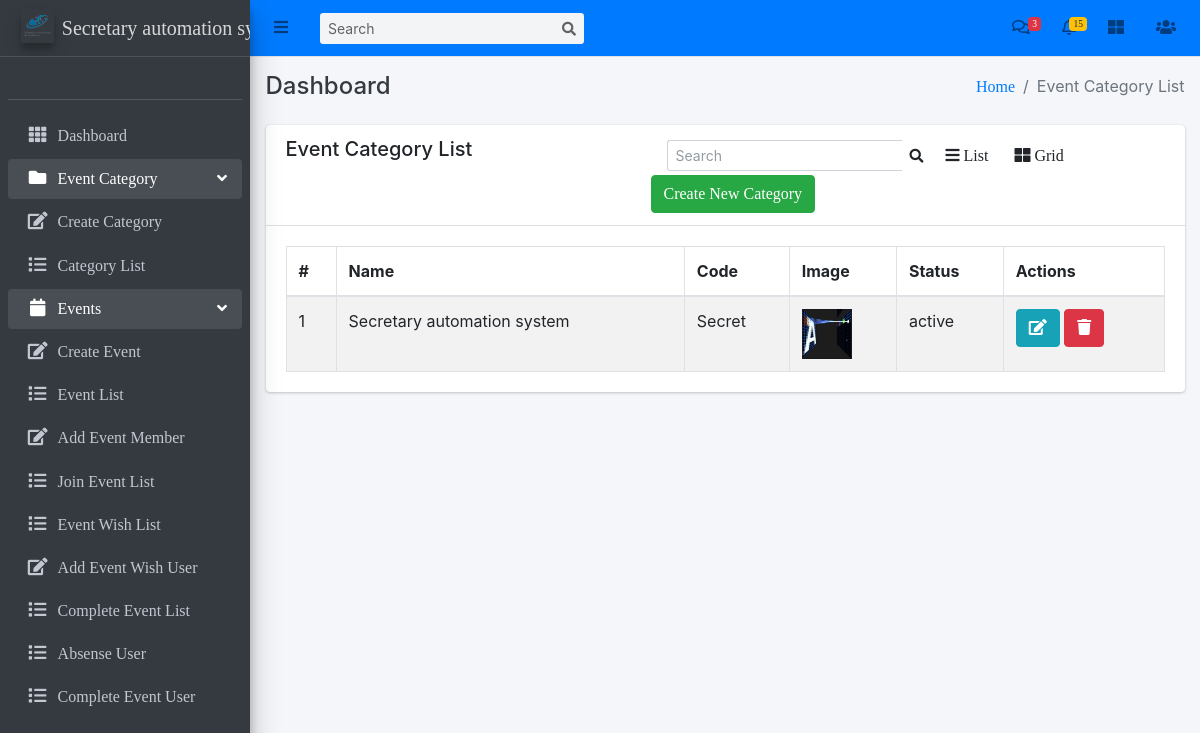
/events/category-list/ (signed in), run on the app's committed database.
### events/models.py (models this page shows, shortened)
class EventCategory(models.Model):
    name = models.CharField(max_length=255, unique=True)
    code = models.CharField(max_length=6, unique=True)
    image = models.ImageField(upload_to='event_category/')
    priority = models.IntegerField(unique=True)
    created_user = models.ForeignKey('auth.User', on_delete=models.CASCADE, related_name='created_user')
    updated_user = models.ForeignKey('auth.User', on_delete=models.CASCADE, related_name='updated_user')
    created_date = models.DateField(auto_now_add=True)
    updated_date = models.DateField(auto_now_add=True)
    status_choice = (
        ('disabled', 'Disabled'),
        ('active', 'Active'),
        ('deleted', 'Deleted'),
        ('blocked', 'Blocked'),
        ('completed', 'Completed'),
    )
    status = models.CharField(choices=status_choice, max_length=10)

### events/views.py (the view)
# urls.py: path('category-list/', EventCategoryListView.as_view(), name='event-category-list'),
class EventCategoryListView(LoginRequiredMixin, ListView):
    login_url = 'login'
    model = EventCategory
    template_name = 'events/event_category.html'
    context_object_name = 'event_category'

### templates/events/event_category.html (shortened to what this page needs)
{% extends 'base/base.html' %}
{% block breadcrumb %}Event Category List{% endblock breadcrumb %}
{% block content %}
    <div class="row">
        <div class="col-md-12">
            <div class="card">
                <div class="card-header">
                    <div class="row">
                        <div class="col-md-5">
                            <h5>Event Category List</h5>
                        </div>
                        <div class="col-md-7">
                            <div class="row">
                                <form class="form-inline ml-3" action="{% url 'search-event-category' %}" method="POST">
                                    <div class="input-group input-group-sm">
                                      <input class="form-control form-control-navbar" name="search" type="search" placeholder="Search" aria-label="Search">
                                      <div class="input-group-append">
                                        <button class="btn btn-navbar" type="submit">
                                          <i class="fas fa-search"></i>
                                        </button>
                                      </div>
                                    </div>
                                  </form>
                                <a class="btn" onclick="listView()"><i class="fa fa-bars"></i> List</a>
                                <a class="btn active" onclick="gridView()"><i class="fa fa-th-large"></i> Grid</a>
                                <a class="btn btn-success" href="{% url 'create-event-category' %}">Create New Category</a>
                            </div>
                        </div>
                    </div>
                </div>
                <div class="card-body">
                      <table class="table table-striped table-bordered datatable dataTable no-footer" id="DataTables_Table_0" role="grid" aria-describedby="DataTables_Table_0_info" style="border-collapse: collapse !important">
                        <thead>
                            <tr role="row">
                                <th>#</th>
                                <th>Name</th>
                                <th>Code</th>
                                <th class='ctg_image'>Image</th>
                                <th>Status</th>
                                <th>Actions</th>
                            </tr>
                        </thead>
                        <tbody>
                            {% for category in event_category %}
                              <tr>
                                  <td>{{ forloop.counter }}</td>
                                  <td>{{ category.name }}</td>
                                  <td>{{ category.code }}</td>
                                  <td class="ctg_image"><img class="ctg_image" src="{{ category.image.url }}" alt="Image" height="50px"></td>
                                  <td>{{ category.status }}</td>
                                  <td>
                                      <a class="btn btn-info" href="{% url 'edit-event-category' category.pk %}">
                                          <i class="fa fa-edit"></i>
                                      </a>
                                      <a class="btn btn-danger" href="{% url 'delete-event-category' category.pk %}">
                                          <i class="fa fa-trash"></i>
                                      </a>
                                  </td>
                              </tr>
                            {% endfor %}
                        </tbody>
                    </table>
                </div>
            </div>
        </div>
    </div>
{% endblock content %}

### data on the page
EventCategory: name "Secretary automation system", code "Secret", image (picture), status "active"
